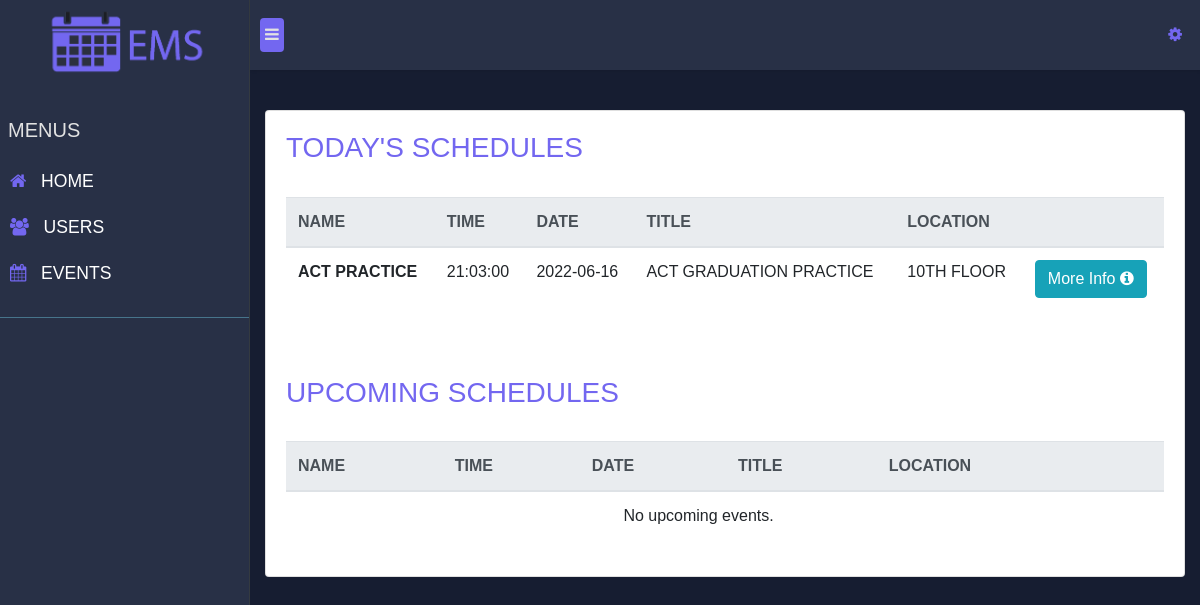
Page /users/admin/ (signed in) on the committed database.
### tables this page shows
CREATE TABLE `tblevent` (
  `event_id` int(11) NOT NULL,
  `event_title` varchar(300) NOT NULL,
  `date` date NOT NULL,
  `venue` varchar(300) NOT NULL,
  `time` time NOT NULL,
  `event_name` varchar(300) NOT NULL,
  `attendanceStatus` varchar(20) NOT NULL
);

### users/admin/index.php (the view, shortened to what this page needs)
<!DOCTYPE html>
<html lang="en">
<head>
    <link rel="stylesheet" href="/CanoEMS/assets/css/bootstrap/css/bootstrap.min.css">
    <link rel="stylesheet" href="/CanoEMS/assets/css/index.css">
    <link rel="stylesheet" href="/CanoEMS/assets/css/nav.css">
    <link rel="stylesheet" href="https://cdnjs.cloudflare.com/ajax/libs/font-awesome/4.7.0/css/font-awesome.min.css">
</head>
<body>
    <?php
    $path = $_SERVER['DOCUMENT_ROOT'];
    include_once($path . "/CanoEMS/db/config.php");
    $resultEventM = mysqli_query($db, "SELECT * FROM `tblevent` where convert(date, date) = CURRENT_DATE()");
    $resultEventUpcoming = mysqli_query($db, "SELECT * FROM `tblevent` where convert(date, date) > CURRENT_DATE()");
    ?>
    <div class="wrapper">
        <nav id="sidebar" class="backgroundDarkColor border-right border-dark">
            <?php include($path . "/CanoEMS/comp/adminNavBar.php") ?>
        </nav>
        <div class="content w-100 backgroundDarkerColor">
            <nav class="navbar navbar-expand-lg backgroundDarkColor">
                <?php include($path . "/CanoEMS/comp/commonNavBar.php") ?>
            </nav>
            <div class="container-fluid">
                <div class="content-wrapper p-0">
                    <div class="row">
                        <div class="col-sm-12">
                            <div class="card mb-5">
                                <div class="card-body">
                                    <div class="row">
                                        <div class="col-sm-8">
                                           <h3 class="textUserColor">TODAY'S SCHEDULES</h3><br>
                                        </div>
                                    </div>
                                    <div class="table-responsive">
                                        <table id="tbl" class="table table-stripe">
                                            <thead class="thead-light">
                                                <tr>
                                                    <th class="w-12" scope="col">NAME</th>
                                                    <th class="w-12" scope="col">TIME</th>
                                                    <th class="w-24" scope="col">DATE</th>
                                                    <th class="w-24" scope="col">TITLE</th>
                                                    <th class="w-12" scope="col">LOCATION</th>
                                                    <th scope="col"></th>
                                                </tr>
                                            </thead>
                                            <tbody>
                                                <?php
                                                        while ($row = $resultEventM->fetch_assoc()) {
                                                            echo "
                                                <tr row-id='" . $row['event_id'] . "'>
                                                    <th scope='row'>" . $row['event_name'] . "</th>
                                                    <td>" . $row['time'] . "</td>
                                                    <td>" . $row['date'] . "</td>
                                                    <td>" . $row['event_title'] . "</td>
                                                    <td>" . $row['venue'] . "</td>
                                                    <td>
                                                    <a href='/CanoEMS/users/admin/events.php' class='btn btn-info'>More Info <i class='fa fa-info-circle'></i></a>
                                                    </td>
                                                </tr>";
                                                        }
                                                        ?>
                                            </tbody>
                                        </table>
                                    </div>
                                    <div class="row" style="padding-top: 50px;">
                                        <div class="col-sm-8">
                                           <h3 class="textUserColor">UPCOMING SCHEDULES</h3><br>
                                        </div>
                                    </div>
                                    <div class="table-responsive">
                                        <table id="tbl" class="table table-stripe">
                                            <thead  class="thead-light">
                                                <tr>
                                                    <th class="w-12" scope="col">NAME</th>
                                                    <th class="w-12" scope="col">TIME</th>
                                                    <th class="w-24" scope="col">DATE</th>
                                                    <th class="w-24" scope="col">TITLE</th>
                                                    <th class="w-12" scope="col">LOCATION</th>
                                                    <th scope="col"></th>
                                                </tr>
                                            </thead>
                                            <tbody>
                                            <?php
                                                        if (mysqli_num_rows($resultEventUpcoming) == 0) {
                                                            echo "
                                                <tr>
                                                    <td colspan='5' class='text-center'>No upcoming events.</td>
                                                </tr>";
                                                        }
                                                        ?>
                                            </tbody>
                                        </table>
                                    </div>
                                </div>
                            </div>
                        </div>
                    </div>
                </div>
            </div>
        </div>
    </div>
</body>
</html>

### assets/css/index.css (style rules this page uses)
.textUserColor { color:#7367F0 !important; }
.backgroundDarkColor { background-color: #283046 !important; }
.backgroundDarkerColor { background-color: #161D31 !important; }

### assets/css/nav.css (style rules this page uses)
body { font-family: 'Poppins', sans-serif; background: #fafafa }
a, a:hover, a:focus { color: inherit; text-decoration: none; transition: all 0.3s }
.navbar { padding: 15px 10px; background: #fff; border: none; border-radius: 0; margin-bottom: 40px; box-shadow: 1px 1px 3px rgba(0, 0, 0, 0.1) }
.wrapper { display: flex; width: 100%; align-items: stretch }
#sidebar { min-width: 250px; max-width: 250px; background: #005086; color: #fff; transition: all 0.3s }
.content-wrapper { padding: 15px }

### users/admin/index.php (style rules this page uses)
.content-wrapper { height: 100vh !important; }

### rows in the picture
tblevent: event_name "ACT PRACTICE", time "21:03:00", date "2022-06-16", event_title "ACT GRADUATION PRACTICE", venue "10TH FLOOR"
